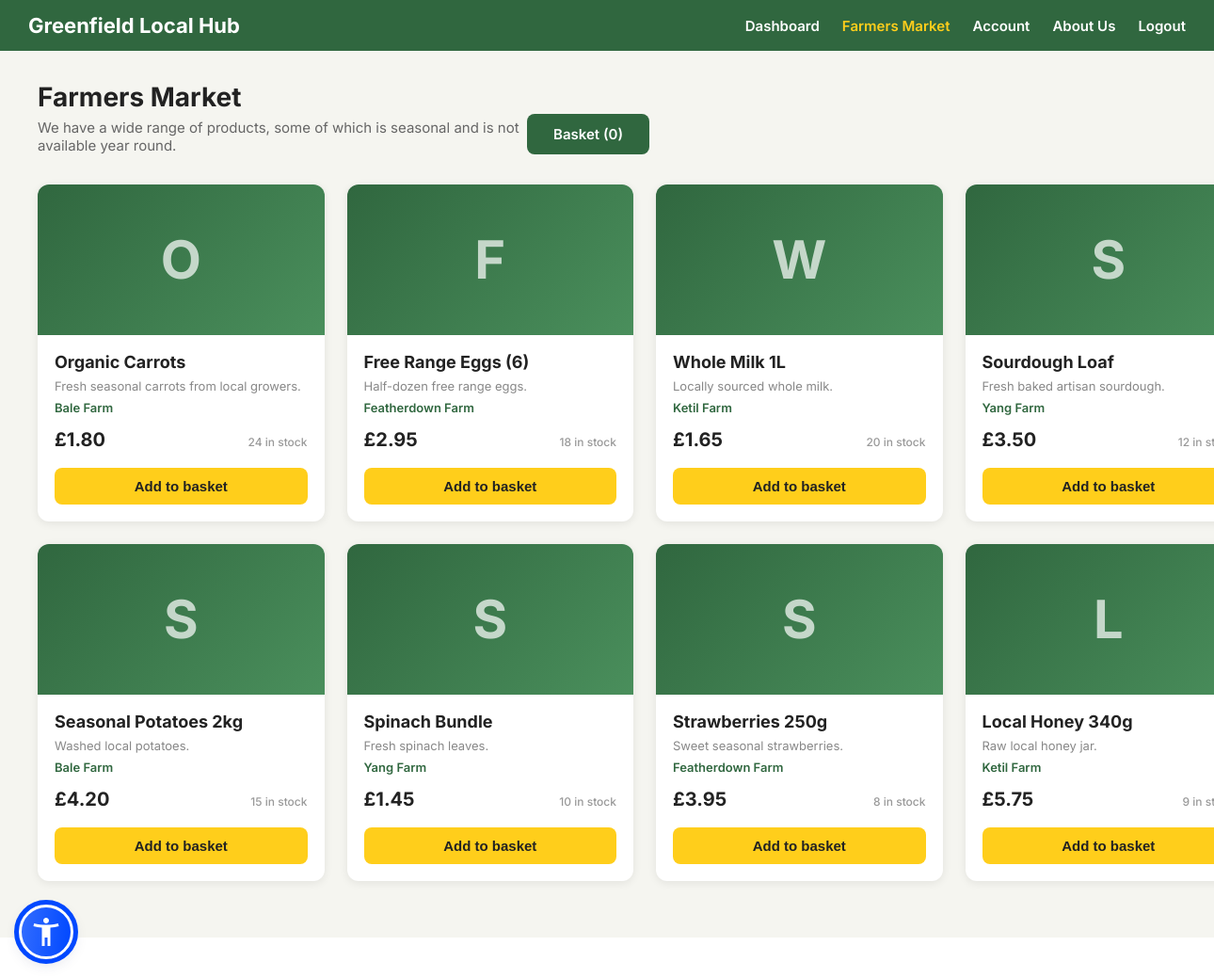
Screenshot of /customer/Farmers-Market (signed in) with the database file from the repository.
### models.py (models this page shows)
class Product(db.Model):
    __tablename__ = "products"
    product_id    = db.Column(db.Integer, primary_key=True)
    name          = db.Column(db.String(120), nullable=False)
    description   = db.Column(db.Text)
    price         = db.Column(Numeric(10, 2), nullable=False)
    stock         = db.Column(db.Integer, nullable=False, default=0)
    producer      = db.Column(SAEnum(Producers), nullable=False)
    created_at    = db.Column(db.DateTime, default=UTC_NOW)
    order_items = db.relationship("OrderItem", back_populates="product", cascade="all, delete-orphan")

### customer/routes.py (the view)
@bp.route("/Farmers-Market")
@login_required
def Farmers_Market():
    products = Product.query.filter(Product.stock > 0).all()
    return render_template("customer/Farmers-Market.html", products=products)

### app.py (called while the page is built)
@login_manager.user_loader
def load_user(user_id):
    return db.session.get(User, int(user_id))

@app.before_request
def _dump_routes_once():
    if not getattr(app, "_routes_dumped", False):
        print("\n=== ROUTES (endpoint -> url) ===")
        for r in app.url_map.iter_rules():
            print(f"{r.endpoint:25} -> {r.rule}")
        print("================================\n")
        app._routes_dumped = True

### templates/customer/Farmers-Market.html (shortened to what this page needs)
{% extends "base.html" %}
{% block extra_css %}
<link rel="stylesheet" href="{{ url_for('static', filename='css/customer/Farmers-Market.css') }}">
{% endblock %}
{% block content %}
<div class="hero">
    <div class="green-header">
        <div class="left-side">
            <h1>Greenfield Local Hub</h1>
        </div>
        <nav class="top-nav">
            <a href="{{ url_for('customer.customer_dashboard') }}">Dashboard</a>
            <a href="{{ url_for('customer.Farmers_Market') }}" class="active">Farmers Market</a>
            <a href="{{ url_for('auth.profile') }}">Account</a>
            <a href="{{ url_for('public.about_us') }}">About Us</a>
            <a href="{{ url_for('auth.logout') }}">Logout</a>
        </nav>
    </div>
    <div class="market-body">
        <div class="market-header">
            <div>
                <h2 class="market-title">Farmers Market</h2>
                <p class="market-subtitle">We have a wide range of products, some of which is seasonal and is not available year round.</p>
            </div>
            {% set basket = session.get('basket', {}) %}
            {% set basket_count = basket.values()|list|sum if basket else 0 %}
            <a href="{{ url_for('customer.checkout') }}" class="btn-basket">
                Basket ({{ basket_count }})
            </a>
        </div>
        {% if products %}
        <div class="product-grid">
            {% for product in products %}
            <div class="product-card">
                <div class="product-img" aria-hidden="true">
                    <span class="product-initial">{{ product.name[0] | upper }}</span>
                </div>
                <div class="product-info">
                    <h3 class="product-name">{{ product.name }}</h3>
                    {% if product.description %}
                    <p class="product-desc">{{ product.description | truncate(60) }}</p>
                    {% endif %}
                    <p class="product-source">{{ product.producer.value | replace('_', ' ') | title }}</p>
                    <div class="product-bottom">
                        <span class="product-price">£{{ "%.2f" | format(product.price) }}</span>
                        <span class="product-stock">{{ product.stock }} in stock</span>
                    </div>
                    <form method="POST" action="{{ url_for('customer.add_to_basket', product_id=product.product_id) }}">
                        <button type="submit" class="btn-add">Add to basket</button>
                    </form>
                </div>
            </div>
            {% endfor %}
        </div>
        {% else %}
        <div class="empty-state">
            <p>No products are available right now. Check back soon!</p>
        </div>
        {% endif %}
    </div>
</div>
{% endblock %}

### static/css/global.css (style rules this page uses)
div, a { font-family: 'Inter', sans-serif; }
html, body { margin: 0; padding: 0; font-family: 'Inter', sans-serif; }

### static/css/customer/Farmers-Market.css (style rules this page uses)
.hero { min-height: 100vh; width: 100%; background: #f5f5f0; display: flex; flex-direction: column; }
.green-header { background: #30673F; display: flex; align-items: center; justify-content: space-between; padding: 14px 30px; position: sticky; top: 0; z-index: 100; }
.green-header .left-side h1 { margin: 0; font-size: 22px; color: #ffffff; font-weight: 700; }
.top-nav { display: flex; gap: 24px; align-items: center; }
.top-nav a { color: #ffffff; font-weight: 600; text-decoration: none; font-size: 15px; transition: color 0.2s; }
.top-nav a:hover, .top-nav a.active { color: #FFCE1B; }
.market-body { flex: 1; padding: 32px 40px 60px; max-width: 1400px; margin: auto; width: 100%; }
.market-header { display: flex; align-items:flex-end; justify-content:flex-start; margin-bottom: 32px; flex-wrap: wrap; }
.market-title { font-size: 28px; font-weight: 700; color: #222; margin: 0 0 6px; }
.market-subtitle { font-size: 15px; color: #666; margin: 0; max-width: 520px; }
.btn-basket { display: inline-block; background: #30673F; color: #fff; padding: 12px 28px; border-radius: 8px; font-size: 15px; font-weight: 600; text-decoration: none; transition: background 0.2s; white-space: nowrap; }
.product-grid { display: grid; grid-template-columns: repeat(auto-fill, minmax(240px, 1fr)); gap: 24px; }
.product-card { background: #fff; border-radius: 12px; overflow: hidden; box-shadow: 0 2px 10px rgba(0, 0, 0, 0.08); display: flex; flex-direction: column; transition: transform 0.2s, box-shadow 0.2s; }
.product-img { height: 160px; background: linear-gradient(135deg, #30673F 0%, #4a8f5c 100%); display: flex; align-items: center; justify-content: center; }
.product-initial { font-size: 56px; font-weight: 700; color: rgba(255, 255, 255, 0.7); user-select: none; }
.product-info { padding: 18px; display: flex; flex-direction: column; gap: 6px; flex: 1; }
.product-name { font-size: 18px; font-weight: 700; color: #222; margin: 0; }
.product-desc { font-size: 13px; color: #888; margin: 0; line-height: 1.4; }
.product-source { font-size: 13px; color: #30673F; font-weight: 600; margin: 0; }
.product-bottom { display: flex; align-items: baseline; justify-content: space-between; margin-top: 8px; }
.product-price { font-size: 20px; font-weight: 700; color: #222; }
.product-stock { font-size: 12px; color: #999; font-weight: 500; }
.btn-add { margin-top: 12px; width: 100%; background: #FFCE1B; color: #222; border: none; padding: 11px 0; border-radius: 8px; font-size: 15px; font-weight: 700; cursor: pointer; transition: background 0.2s; }

### rows the page displays
Product: name "O", name "Organic Carrots", description "Fresh seasonal carrots from local growers.", producer.value "Bale Farm", price "1.80", stock "24"
Product: name "F", name "Free Range Eggs (6)", description "Half-dozen free range eggs.", producer.value "Featherdown Farm", price "2.95", stock "18"
Product: name "W", name "Whole Milk 1L", description "Locally sourced whole milk.", producer.value "Ketil Farm", price "1.65", stock "20"
Product: name "S", name "Sourdough Loaf", description "Fresh baked artisan sourdough.", producer.value "Yang Farm", price "3.50", stock "12"
Product: name "S", name "Seasonal Potatoes 2kg", description "Washed local potatoes.", producer.value "Bale Farm", price "4.20", stock "15"
Product: name "S", name "Spinach Bundle", description "Fresh spinach leaves.", producer.value "Yang Farm", price "1.45", stock "10"
Product: name "S", name "Strawberries 250g", description "Sweet seasonal strawberries.", producer.value "Featherdown Farm", price "3.95", stock "8"
Product: name "L", name "Local Honey 340g", description "Raw local honey jar.", producer.value "Ketil Farm", price "5.75", stock "9"

### other values shown
{{ basket_count }} "0"
